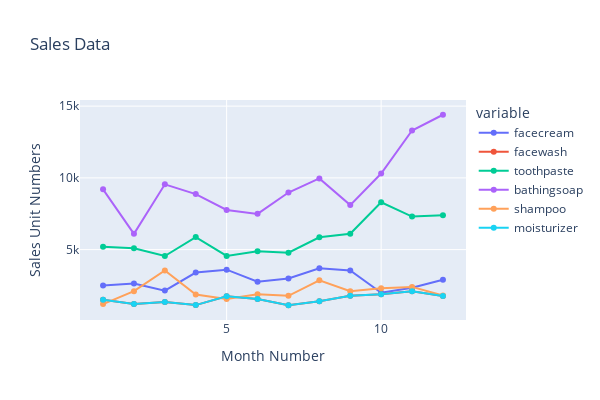

Write notebook code for a chart like this one.
### Code cell
fig = px.line(sheet, x="month_number", y=sheet.columns[1:-2], title="Sales Data", height=400, width=600, markers=True, labels={"value": "Sales Unit Numbers", "month_number": "Month Number"})

fig.show()

### Figure 1 — Plotly figure (JSON) as saved in the notebook; plotly's stock layout.template omitted (floating-point values rounded to 4 significant figures)
{"data": [{"hovertemplate": "variable=facecream<br>Month Number=%{x}<br>Sales Unit Numbers=%{y}<extra></extra>", "legendgroup": "facecream", "line": {"color": "#636efa", "dash": "solid"}, "marker": {"symbol": "circle"}, "mode": "markers+lines", "name": "facecream", "orientation": "v", "showlegend": true, "type": "scatter", "x": [1, 2, 3, 4, 5, 6, 7, 8, 9, 10, 11, 12], "xaxis": "x", "y": [2500, 2630, 2140, 3400, 3600, 2760, 2980, 3700, 3540, 1990, 2340, 2900], "yaxis": "y"}, {"hovertemplate": "variable=facewash<br>Month Number=%{x}<br>Sales Unit Numbers=%{y}<extra></extra>", "legendgroup": "facewash", "line": {"color": "#EF553B", "dash": "solid"}, "marker": {"symbol": "circle"}, "mode": "markers+lines", "name": "facewash", "orientation": "v", "showlegend": true, "type": "scatter", "x": [1, 2, 3, 4, 5, 6, 7, 8, 9, 10, 11, 12], "xaxis": "x", "y": [1500, 1200, 1340, 1130, 1740, 1555, 1120, 1400, 1780, 1890, 2100, 1760], "yaxis": "y"}, {"hovertemplate": "variable=toothpaste<br>Month Number=%{x}<br>Sales Unit Numbers=%{y}<extra></extra>", "legendgroup": "toothpaste", "line": {"color": "#00cc96", "dash": "solid"}, "marker": {"symbol": "circle"}, "mode": "markers+lines", "name": "toothpaste", "orientation": "v", "showlegend": true, "type": "scatter", "x": [1, 2, 3, 4, 5, 6, 7, 8, 9, 10, 11, 12], "xaxis": "x", "y": [5200, 5100, 4550, 5870, 4560, 4890, 4780, 5860, 6100, 8300, 7300, 7400], "yaxis": "y"}, {"hovertemplate": "variable=bathingsoap<br>Month Number=%{x}<br>Sales Unit Numbers=%{y}<extra></extra>", "legendgroup": "bathingsoap", "line": {"color": "#ab63fa", "dash": "solid"}, "marker": {"symbol": "circle"}, "mode": "markers+lines", "name": "bathingsoap", "orientation": "v", "showlegend": true, "type": "scatter", "x": [1, 2, 3, 4, 5, 6, 7, 8, 9, 10, 11, 12], "xaxis": "x", "y": [9200, 6100, 9550, 8870, 7760, 7490, 8980, 9960, 8100, 10300, 13300, 14400], "yaxis": "y"}, {"hovertemplate": "variable=shampoo<br>Month Number=%{x}<br>Sales Unit Numbers=%{y}<extra></extra>", "legendgroup": "shampoo", "line": {"color": "#FFA15A", "dash": "solid"}, "marker": {"symbol": "circle"}, "mode": "markers+lines", "name": "shampoo", "orientation": "v", "showlegend": true, "type": "scatter", "x": [1, 2, 3, 4, 5, 6, 7, 8, 9, 10, 11, 12], "xaxis": "x", "y": [1200, 2100, 3550, 1870, 1560, 1890, 1780, 2860, 2100, 2300, 2400, 1800], "yaxis": "y"}, {"hovertemplate": "variable=moisturizer<br>Month Number=%{x}<br>Sales Unit Numbers=%{y}<extra></extra>", "legendgroup": "moisturizer", "line": {"color": "#19d3f3", "dash": "solid"}, "marker": {"symbol": "circle"}, "mode": "markers+lines", "name": "moisturizer", "orientation": "v", "showlegend": true, "type": "scatter", "x": [1, 2, 3, 4, 5, 6, 7, 8, 9, 10, 11, 12], "xaxis": "x", "y": [1500, 1200, 1340, 1130, 1740, 1555, 1120, 1400, 1780, 1890, 2100, 1760], "yaxis": "y"}], "layout": {"height": 400, "legend": {"title": {"text": "variable"}, "tracegroupgap": 0}, "title": {"text": "Sales Data"}, "width": 600, "xaxis": {"anchor": "y", "autorange": true, "domain": [0, 1], "range": [0.2519, 12.75], "title": {"text": "Month Number"}, "type": "linear"}, "yaxis": {"anchor": "x", "autorange": true, "domain": [0, 1], "range": [91.76, 15430.0], "title": {"text": "Sales Unit Numbers"}, "type": "linear"}}}
